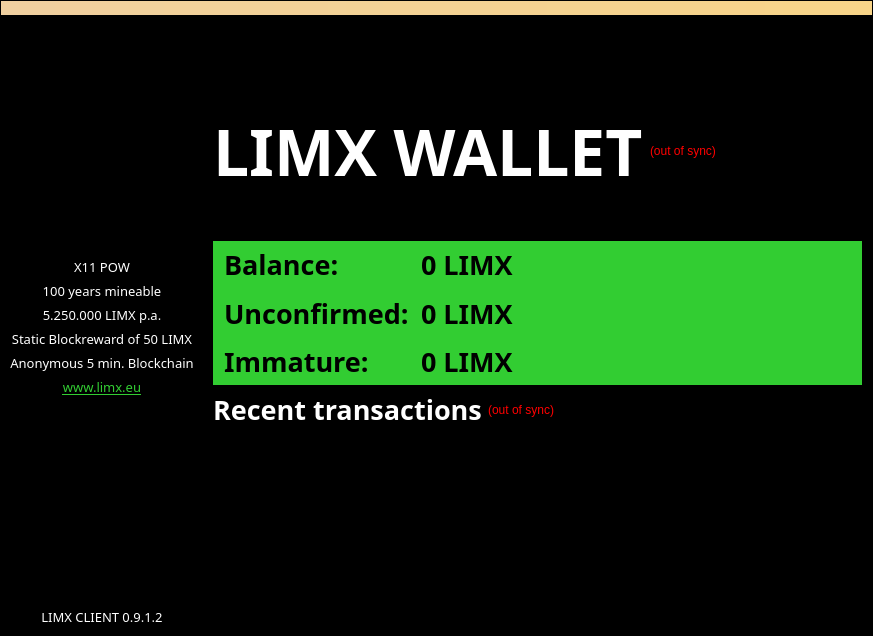
<?xml version="1.0" encoding="UTF-8"?>
<ui version="4.0">
 <class>OverviewPage</class>
 <widget class="QWidget" name="OverviewPage">
  <property name="geometry">
   <rect>
    <x>0</x>
    <y>0</y>
    <width>873</width>
    <height>636</height>
   </rect>
  </property>
  <property name="windowTitle">
   <string>Form</string>
  </property>
  <property name="styleSheet">
   <string notr="true">background-color: rgb(0, 0, 0);</string>
  </property>
  <layout class="QVBoxLayout" name="topLayout">
   <property name="spacing">
    <number>7</number>
   </property>
   <property name="leftMargin">
    <number>1</number>
   </property>
   <property name="topMargin">
    <number>1</number>
   </property>
   <property name="rightMargin">
    <number>1</number>
   </property>
   <property name="bottomMargin">
    <number>1</number>
   </property>
   <item>
    <widget class="QLabel" name="labelAlerts">
     <property name="visible">
      <bool>false</bool>
     </property>
     <property name="styleSheet">
      <string notr="true">background-color: qlineargradient(x1: 0, y1: 0, x2: 1, y2: 0, stop:0 #F0D0A0, stop:1 #F8D488); color:#000000;</string>
     </property>
     <property name="wordWrap">
      <bool>true</bool>
     </property>
     <property name="margin">
      <number>3</number>
     </property>
    </widget>
   </item>
   <item>
    <layout class="QHBoxLayout" name="horizontalLayout" stretch="0,1">
     <property name="spacing">
      <number>0</number>
     </property>
     <item>
      <widget class="QWidget" name="widget" native="true">
       <layout class="QVBoxLayout" name="verticalLayout_2">
        <property name="sizeConstraint">
         <enum>QLayout::SetNoConstraint</enum>
        </property>
        <item>
         <widget class="QLabel" name="label_6">
          <property name="enabled">
           <bool>true</bool>
          </property>
          <property name="sizePolicy">
           <sizepolicy hsizetype="Fixed" vsizetype="Fixed">
            <horstretch>0</horstretch>
            <verstretch>0</verstretch>
           </sizepolicy>
          </property>
          <property name="text">
           <string/>
          </property>
          <property name="pixmap">
           <pixmap resource="../bitcoin.qrc">:/icons/bitcoin_testnet</pixmap>
          </property>
          <property name="scaledContents">
           <bool>true</bool>
          </property>
         </widget>
        </item>
        <item>
         <spacer name="verticalSpacer_4">
          <property name="orientation">
           <enum>Qt::Vertical</enum>
          </property>
          <property name="sizeHint" stdset="0">
           <size>
            <width>20</width>
            <height>40</height>
           </size>
          </property>
         </spacer>
        </item>
        <item>
         <widget class="QLabel" name="label_9">
          <property name="font">
           <font>
            <family>Arabic Typesetting</family>
            <pointsize>10</pointsize>
           </font>
          </property>
          <property name="styleSheet">
           <string notr="true">color: rgb(255, 255, 255);</string>
          </property>
          <property name="text">
           <string>X11 POW</string>
          </property>
          <property name="alignment">
           <set>Qt::AlignCenter</set>
          </property>
         </widget>
        </item>
        <item>
         <widget class="QLabel" name="label_10">
          <property name="font">
           <font>
            <family>Arabic Typesetting</family>
            <pointsize>10</pointsize>
           </font>
          </property>
          <property name="styleSheet">
           <string notr="true">color: rgb(255, 255, 255);</string>
          </property>
          <property name="text">
           <string>100 years mineable</string>
          </property>
          <property name="alignment">
           <set>Qt::AlignCenter</set>
          </property>
         </widget>
        </item>
        <item>
         <widget class="QLabel" name="label_11">
          <property name="font">
           <font>
            <family>Arabic Typesetting</family>
            <pointsize>10</pointsize>
           </font>
          </property>
          <property name="styleSheet">
           <string notr="true">color: rgb(255, 255, 255);</string>
          </property>
          <property name="text">
           <string>5.250.000 LIMX p.a.</string>
          </property>
          <property name="alignment">
           <set>Qt::AlignCenter</set>
          </property>
         </widget>
        </item>
        <item>
         <widget class="QLabel" name="label_7">
          <property name="font">
           <font>
            <family>Arabic Typesetting</family>
            <pointsize>10</pointsize>
           </font>
          </property>
          <property name="styleSheet">
           <string notr="true">color: rgb(255, 255, 255);</string>
          </property>
          <property name="text">
           <string>Static Blockreward of 50 LIMX</string>
          </property>
          <property name="alignment">
           <set>Qt::AlignCenter</set>
          </property>
         </widget>
        </item>
        <item>
         <widget class="QLabel" name="label_8">
          <property name="font">
           <font>
            <family>Arabic Typesetting</family>
            <pointsize>10</pointsize>
           </font>
          </property>
          <property name="styleSheet">
           <string notr="true">color: rgb(255, 255, 255);</string>
          </property>
          <property name="text">
           <string>Anonymous 5 min. Blockchain</string>
          </property>
          <property name="alignment">
           <set>Qt::AlignCenter</set>
          </property>
         </widget>
        </item>
        <item>
         <widget class="QLabel" name="label_12">
          <property name="font">
           <font>
            <family>Arabic Typesetting</family>
            <pointsize>10</pointsize>
           </font>
          </property>
          <property name="text">
           <string>&lt;a href=&quot;http://www.limx.eu&quot;&gt;&lt;span style=&quot; text-decoration: underline; color:#32cd32;&quot;&gt;www.limx.eu&lt;/span&gt;&lt;/a&gt;&lt;/p&gt;&lt;/body&gt;&lt;/html&gt;</string>
          </property>
          <property name="alignment">
           <set>Qt::AlignCenter</set>
          </property>
         </widget>
        </item>
        <item>
         <spacer name="verticalSpacer">
          <property name="orientation">
           <enum>Qt::Vertical</enum>
          </property>
          <property name="sizeHint" stdset="0">
           <size>
            <width>20</width>
            <height>40</height>
           </size>
          </property>
         </spacer>
        </item>
        <item>
         <widget class="QLabel" name="label_2">
          <property name="font">
           <font>
            <family>Arabic Typesetting</family>
            <pointsize>10</pointsize>
           </font>
          </property>
          <property name="styleSheet">
           <string notr="true">color: rgb(255, 255, 255);</string>
          </property>
          <property name="text">
           <string>LIMX CLIENT 0.9.1.2</string>
          </property>
          <property name="alignment">
           <set>Qt::AlignCenter</set>
          </property>
         </widget>
        </item>
       </layout>
      </widget>
     </item>
     <item>
      <layout class="QVBoxLayout" name="verticalLayout_3">
       <item>
        <widget class="QFrame" name="frame_2">
         <property name="frameShape">
          <enum>QFrame::StyledPanel</enum>
         </property>
         <property name="frameShadow">
          <enum>QFrame::Raised</enum>
         </property>
         <layout class="QVBoxLayout" name="verticalLayout">
          <item>
           <spacer name="verticalSpacer_3">
            <property name="orientation">
             <enum>Qt::Vertical</enum>
            </property>
            <property name="sizeType">
             <enum>QSizePolicy::Fixed</enum>
            </property>
            <property name="sizeHint" stdset="0">
             <size>
              <width>20</width>
              <height>75</height>
             </size>
            </property>
           </spacer>
          </item>
          <item>
           <layout class="QHBoxLayout" name="horizontalLayout_4">
            <property name="spacing">
             <number>7</number>
            </property>
            <item>
             <widget class="QLabel" name="label_5">
              <property name="font">
               <font>
                <family>Arabic Typesetting</family>
                <pointsize>48</pointsize>
                <weight>75</weight>
                <bold>true</bold>
               </font>
              </property>
              <property name="styleSheet">
               <string notr="true">color: rgb(255, 255, 255);</string>
              </property>
              <property name="text">
               <string>LIMX WALLET</string>
              </property>
             </widget>
            </item>
            <item>
             <widget class="QLabel" name="labelWalletStatus">
              <property name="toolTip">
               <string>The displayed information may be out of date. Your wallet automatically synchronizes with the limecoin network after a connection is established, but this process has not completed yet.</string>
              </property>
              <property name="styleSheet">
               <string notr="true">QLabel { color: red; }</string>
              </property>
              <property name="text">
               <string notr="true">(out of sync)</string>
              </property>
              <property name="alignment">
               <set>Qt::AlignLeading|Qt::AlignLeft|Qt::AlignVCenter</set>
              </property>
             </widget>
            </item>
            <item>
             <spacer name="horizontalSpacer_2">
              <property name="orientation">
               <enum>Qt::Horizontal</enum>
              </property>
              <property name="sizeHint" stdset="0">
               <size>
                <width>40</width>
                <height>20</height>
               </size>
              </property>
             </spacer>
            </item>
           </layout>
          </item>
          <item>
           <spacer name="verticalSpacer_2">
            <property name="orientation">
             <enum>Qt::Vertical</enum>
            </property>
            <property name="sizeType">
             <enum>QSizePolicy::Fixed</enum>
            </property>
            <property name="sizeHint" stdset="0">
             <size>
              <width>20</width>
              <height>40</height>
             </size>
            </property>
           </spacer>
          </item>
          <item>
           <widget class="QWidget" name="widget" native="true">
            <property name="sizePolicy">
             <sizepolicy hsizetype="Preferred" vsizetype="Fixed">
              <horstretch>0</horstretch>
              <verstretch>0</verstretch>
             </sizepolicy>
            </property>
            <property name="minimumSize">
             <size>
              <width>0</width>
              <height>140</height>
             </size>
            </property>
            <property name="styleSheet">
             <string notr="true">background-color: rgb(50, 205, 50);</string>
            </property>
            <layout class="QFormLayout" name="formLayout_2">
             <property name="fieldGrowthPolicy">
              <enum>QFormLayout::AllNonFixedFieldsGrow</enum>
             </property>
             <property name="horizontalSpacing">
              <number>12</number>
             </property>
             <property name="verticalSpacing">
              <number>12</number>
             </property>
             <property name="leftMargin">
              <number>11</number>
             </property>
             <property name="topMargin">
              <number>5</number>
             </property>
             <property name="rightMargin">
              <number>5</number>
             </property>
             <property name="bottomMargin">
              <number>5</number>
             </property>
             <item row="0" column="0">
              <widget class="QLabel" name="label">
               <property name="font">
                <font>
                 <family>Arabic Typesetting</family>
                 <pointsize>20</pointsize>
                 <weight>75</weight>
                 <bold>true</bold>
                </font>
               </property>
               <property name="text">
                <string>Balance:</string>
               </property>
              </widget>
             </item>
             <item row="0" column="1">
              <widget class="QLabel" name="labelBalance">
               <property name="font">
                <font>
                 <family>Arabic Typesetting</family>
                 <pointsize>20</pointsize>
                 <weight>75</weight>
                 <bold>true</bold>
                </font>
               </property>
               <property name="cursor">
                <cursorShape>IBeamCursor</cursorShape>
               </property>
               <property name="toolTip">
                <string>Your current balance</string>
               </property>
               <property name="text">
                <string notr="true">0 LIMX</string>
               </property>
               <property name="textInteractionFlags">
                <set>Qt::LinksAccessibleByMouse|Qt::TextSelectableByKeyboard|Qt::TextSelectableByMouse</set>
               </property>
              </widget>
             </item>
             <item row="1" column="0">
              <widget class="QLabel" name="label_3">
               <property name="font">
                <font>
                 <family>Arabic Typesetting</family>
                 <pointsize>20</pointsize>
                 <weight>75</weight>
                 <bold>true</bold>
                </font>
               </property>
               <property name="text">
                <string>Unconfirmed:</string>
               </property>
              </widget>
             </item>
             <item row="1" column="1">
              <widget class="QLabel" name="labelUnconfirmed">
               <property name="font">
                <font>
                 <family>Arabic Typesetting</family>
                 <pointsize>20</pointsize>
                 <weight>75</weight>
                 <bold>true</bold>
                </font>
               </property>
               <property name="cursor">
                <cursorShape>IBeamCursor</cursorShape>
               </property>
               <property name="toolTip">
                <string>Total of transactions that have yet to be confirmed, and do not yet count toward the current balance</string>
               </property>
               <property name="text">
                <string notr="true">0 LIMX</string>
               </property>
               <property name="textInteractionFlags">
                <set>Qt::LinksAccessibleByMouse|Qt::TextSelectableByKeyboard|Qt::TextSelectableByMouse</set>
               </property>
              </widget>
             </item>
             <item row="2" column="0">
              <widget class="QLabel" name="labelImmatureText">
               <property name="font">
                <font>
                 <family>Arabic Typesetting</family>
                 <pointsize>20</pointsize>
                 <weight>75</weight>
                 <bold>true</bold>
                </font>
               </property>
               <property name="text">
                <string>Immature:</string>
               </property>
              </widget>
             </item>
             <item row="2" column="1">
              <widget class="QLabel" name="labelImmature">
               <property name="font">
                <font>
                 <family>Arabic Typesetting</family>
                 <pointsize>20</pointsize>
                 <weight>75</weight>
                 <bold>true</bold>
                </font>
               </property>
               <property name="toolTip">
                <string>Mined balance that has not yet matured</string>
               </property>
               <property name="text">
                <string notr="true">0 LIMX</string>
               </property>
               <property name="textInteractionFlags">
                <set>Qt::LinksAccessibleByMouse|Qt::TextSelectableByKeyboard|Qt::TextSelectableByMouse</set>
               </property>
              </widget>
             </item>
            </layout>
           </widget>
          </item>
          <item>
           <layout class="QHBoxLayout" name="horizontalLayout_2">
            <item>
             <widget class="QLabel" name="label_4">
              <property name="font">
               <font>
                <family>Arabic Typesetting</family>
                <pointsize>20</pointsize>
                <weight>75</weight>
                <bold>true</bold>
               </font>
              </property>
              <property name="styleSheet">
               <string notr="true">color: rgb(255, 255, 255);</string>
              </property>
              <property name="text">
               <string>&lt;b&gt;Recent transactions&lt;/b&gt;</string>
              </property>
             </widget>
            </item>
            <item>
             <widget class="QLabel" name="labelTransactionsStatus">
              <property name="toolTip">
               <string>The displayed information may be out of date. Your wallet automatically synchronizes with the limecoin network after a connection is established, but this process has not completed yet.</string>
              </property>
              <property name="styleSheet">
               <string notr="true">QLabel { color: red; }</string>
              </property>
              <property name="text">
               <string notr="true">(out of sync)</string>
              </property>
              <property name="alignment">
               <set>Qt::AlignRight|Qt::AlignTrailing|Qt::AlignVCenter</set>
              </property>
             </widget>
            </item>
            <item>
             <spacer name="horizontalSpacer">
              <property name="orientation">
               <enum>Qt::Horizontal</enum>
              </property>
              <property name="sizeHint" stdset="0">
               <size>
                <width>40</width>
                <height>20</height>
               </size>
              </property>
             </spacer>
            </item>
           </layout>
          </item>
          <item>
           <widget class="QListView" name="listTransactions">
            <property name="styleSheet">
             <string notr="true">QListView { background: transparent;color: rgb(255, 255, 255);selection-background-color: rgb(255, 255, 255);alternate-background-color: rgb(255, 255, 255); }


</string>
            </property>
            <property name="frameShape">
             <enum>QFrame::NoFrame</enum>
            </property>
            <property name="verticalScrollBarPolicy">
             <enum>Qt::ScrollBarAlwaysOff</enum>
            </property>
            <property name="horizontalScrollBarPolicy">
             <enum>Qt::ScrollBarAlwaysOff</enum>
            </property>
            <property name="selectionMode">
             <enum>QAbstractItemView::NoSelection</enum>
            </property>
           </widget>
          </item>
         </layout>
        </widget>
       </item>
      </layout>
     </item>
    </layout>
   </item>
  </layout>
 </widget>
 <resources>
  <include location="../bitcoin.qrc"/>
 </resources>
 <connections/>
</ui>
